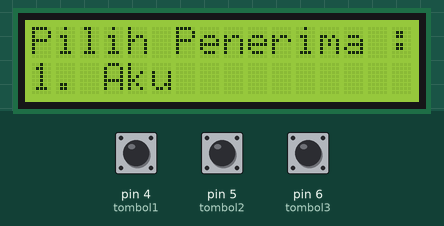
A sketch run on a simulated Arduino Uno, built with avr-gcc and run on an emulated ATmega328P. Parts: 16×2 character LCD. The test bench sets the inputs (shaded band); at power-on: pin 4 (tombol1) HIGH, pin 6 (tombol3) HIGH, pin 5 (tombol2) HIGH. What the sketch prints to the serial monitor is not drawn.

Above: at 1.2 s.
1.3 s: pin 4 (tombol1) pulled LOW for 3.2 s
At 3.6 s:
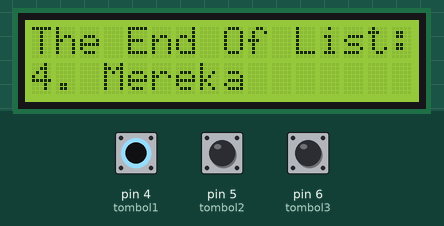
6.0 s: pin 6 (tombol3) pulled LOW for 0.15 s
At 6.1 s:
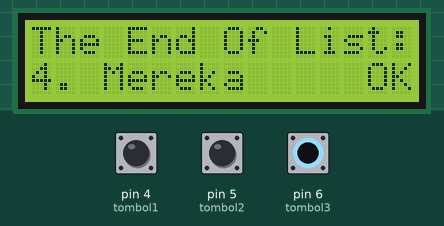
7.6 s: pin 5 (tombol2) pulled LOW for 3.2 s
At 10.7 s:
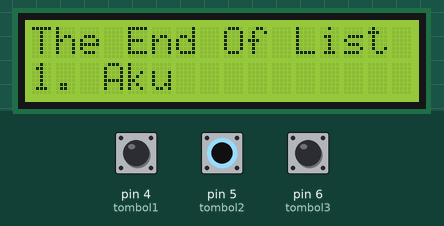
12.3 s: pin 6 (tombol3) pulled LOW for 1 s
At 13.1 s:
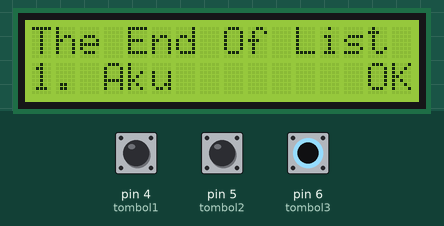
14.8 s: pin 4 (tombol1) pulled LOW for 0.15 s
At 16.7 s:
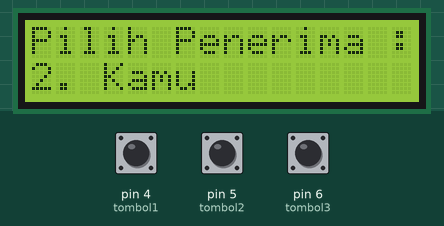
17.9 s: pin 6 (tombol3) pulled LOW for 0.15 s
At 17.99 s:
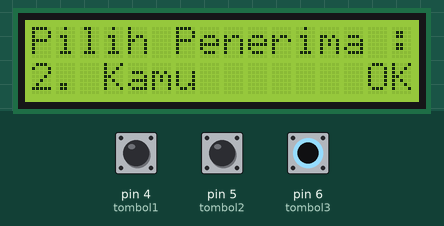
Timing chart, 0 to 20.5 s (numbered marks = the images above; inputs shaded):
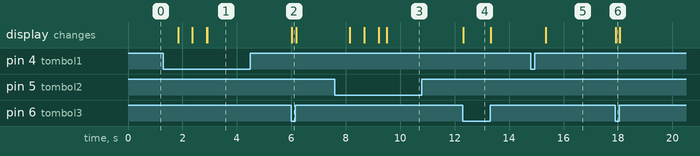

Measured:
- after the input at 1.3 s, the display: first changes after 0.54 s (image 1 shows a later state)
- after the input at 6.0 s, the display: changes at once (image 2)
- after the input at 7.6 s, the display: first changes after 0.55 s (image 3 shows a later state)
- after the input at 12.3 s, the display: changes at once (image 4)
- after the input at 14.8 s, the display: changes after 0.55 s (image 5)
- after the input at 17.9 s, the display: changes at once (image 6)

The sketch:

LCD.ino
```cpp
#include <Wire.h>
#include <LiquidCrystal_I2C.h>
#define tombol1 4
#define tombol2 5
#define tombol3 6

LiquidCrystal_I2C lcd(0x27,16,2);  // set the LCD address to 0x27 for a 16 chars and 2 line display

String names[] = {"Aku", "Kamu", "Dia", "Mereka"};
int n = sizeof(names) / sizeof(names[0]);
int btnUp, btnDown, btnOk;
int j = 0;
void setup()
{
  lcd.init();                      // initialize the lcd
  lcd.backlight();
  Serial.begin(9600);
  pinMode(tombol1, INPUT_PULLUP);
  pinMode(tombol2, INPUT_PULLUP);
  pinMode(tombol3, INPUT_PULLUP);
  lcd.clear();
  lcd.setCursor(0,0);
  lcd.print("Pilih Penerima :");
}


void loop()
{
  int cState = 0, lState = 0;
  btnUp = digitalRead(tombol1);
  btnDown = digitalRead(tombol2);
  btnOk = digitalRead(tombol3);
  Serial.println(String()+btnUp+F(" : ")+btnDown+F(" : ")+j+F(" : ")+n);
  if(btnUp == 0){
    if(j == n-1){
      lcd.setCursor(0,0);
      lcd.print("The End Of List");
    } else {
      j++;
      delay(500);
      lcd.clear();
      lcd.setCursor(0,0);
      lcd.print("Pilih Penerima :");
    }

  }
  if(btnDown == 0){
    if(j <= 0){
      lcd.clear();
      lcd.setCursor(0,0);
      lcd.print("The End Of List");
    } else {
      j--;
      delay(500);
      lcd.clear();
      lcd.setCursor(0,0);
      lcd.print("Pilih Penerima :");
    }

  }

  lcd.setCursor(0,1);
  lcd.print(String()+(j+1)+F(". ")+names[j]);
  if(btnOk == 0){
    lcd.setCursor(14,1);
    lcd.print("OK");
  } if(btnOk == 1) {
    lcd.setCursor(14,1);
    lcd.print("  ");
  }
}
```
